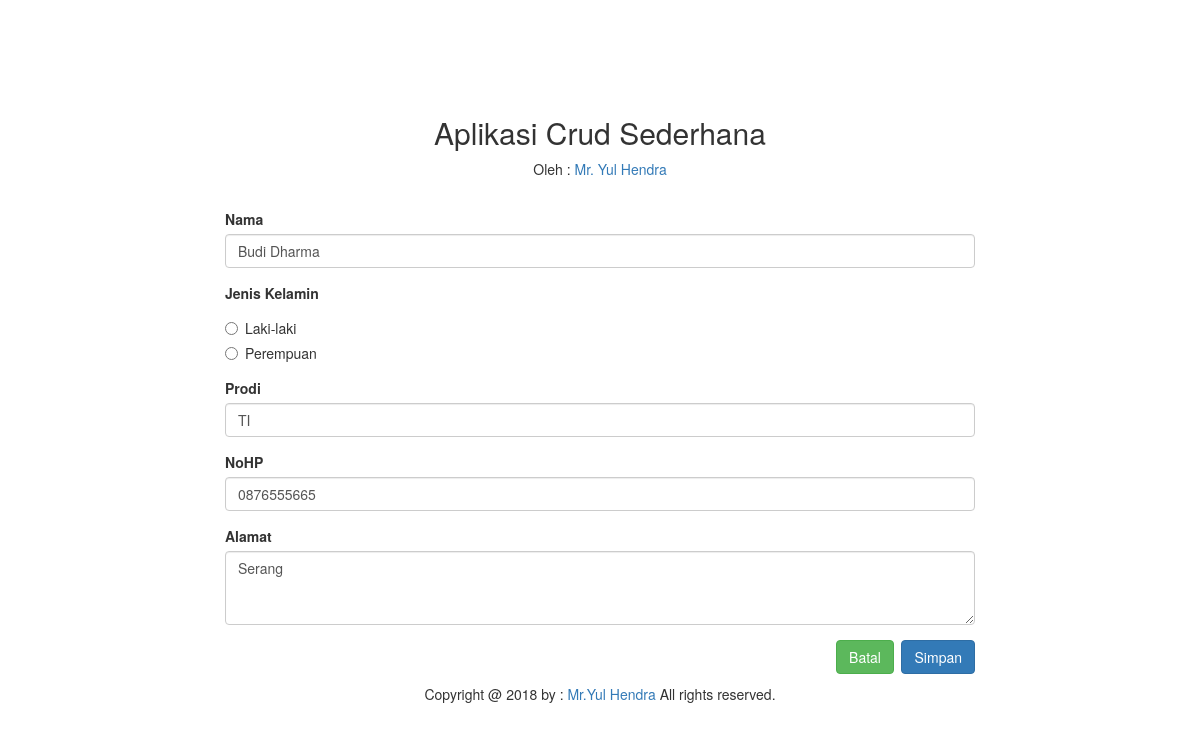
Screenshot of /edit.php?id=111111111 with the database file from the repository.
### tables this page shows
CREATE TABLE `mahasiswa` (
  `npm` varchar(12) NOT NULL,
  `nama` varchar(35) NOT NULL,
  `jk` varchar(15) NOT NULL,
  `prodi` varchar(30) NOT NULL,
  `nohp` varchar(15) NOT NULL,
  `alamat` text NOT NULL
);

### edit.php (the view, shortened to what this page needs)
<html>
<head>
<link rel="stylesheet" href="style/bootstrap.min.css" />
</head>
<body>
<?php
	include"koneksi.php";
	$data = mysqli_query ($koneksi, " SELECT
                                            npm,
                                            nama,
                                            jk,
                                            prodi,
                                            nohp,
                                            alamat
                                      from
                                      mahasiswa
                                      where npm = $_GET[id]");
    $row = mysqli_fetch_array ($data);
?>
<div class="container" style="margin-top:8%">
	<div class="row">
		<div class="col-md-8 col-md-offset-2">
			<p>
				<center>
					<h2>Aplikasi Crud Sederhana</h2>
					Oleh : <a href="#" target="_blank">Mr. Yul Hendra</a>
				</center>
			</p>
			<br>
            <form role="form" method="post" action="update.php">
                <div class="form-group">
                    <label>Nama</label>
                    <input class="form-control" name="nama" value="<?php echo $row['nama'] ; ?>">
                </div>
                <div class="form-group">
                    <label>Jenis Kelamin</label>
                    <div class="radio">
                        <label>
                            <input type="radio" name="jenis_kelamin" value="Laki-laki"  <?php if($row['jk']=='Laki-laki'){ ; ?> checked <?php } ?>>Laki-laki
                        </label>
                    </div>
                    <div class="radio">
                        <label>
                            <input type="radio" name="jenis_kelamin" value="Perempuan"  <?php if($row['jk']=='Perempuan'){ ; ?> checked <?php } ?>>Perempuan
                        </label>
                    </div>
                </div>
                <div class="form-group">
                    <label>Prodi</label>
                    <input class="form-control" name="prodi"  value="<?php echo $row['prodi']; ?>">
                </div>
                <div class="form-group">
                    <label>NoHP</label>
                    <input class="form-control" name="nohp"  value="<?php echo $row['nohp'] ; ?>">
                </div>
                <div class="form-group">
                    <label>Alamat</label>
                    <textarea name="alamat" class="form-control" rows="3"><?php echo $row['alamat'] ; ?></textarea>
                </div>
                <button type="submit" class="btn btn-primary pull-right">Simpan</button>
                <a href="index.php" class="btn btn-success pull-right" style="margin-right:1%;">Batal</a>
            </form>
		</div>
	</div>
	<p>
	<center>Copyright @ 2018 by : <a href="#" target="_blank">Mr.Yul Hendra</a> All rights reserved.</center>
	</p>
</div>
</body>
</html>

### rows the page displays
mahasiswa: nama "Budi Dharma", jk "☐ Laki-laki", jk "☐ Perempuan", prodi "TI", nohp "0876555665", alamat "Serang"
